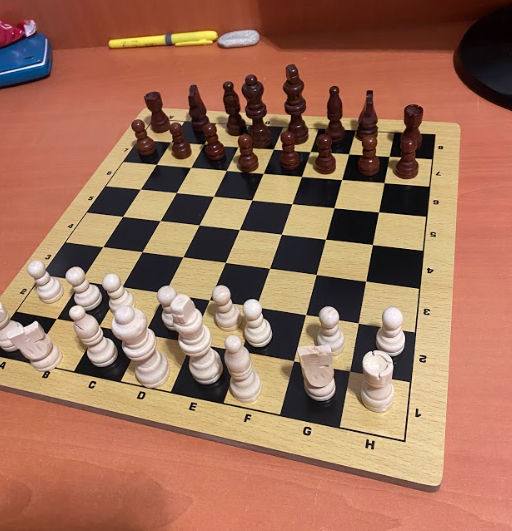
#> input picture Images/plateau avec piece 1.png, 512 x 531 px, found by its file name
$ jupyter execute 'Détection de plateau.ipynb'
#> lines starting #> are read from the running program, lines starting #| are printed output that depends on the picture; after the words box and inside, x2 and y2 are one past the last pixel; in counts of white or black regions, pixels touching at a corner belong together; pictures that were not available may be replaced by others from this repository, and a replacement may not be noted
#> further down, img is the input picture: shape (531, 512, 3); mean B, G, R 90.3, 113.8, 160
#| (531, 512, 3)
[cell 1]
import numpy as np
import cv2 as cv2
from matplotlib import pyplot as plt

[cell 2]
def draw_lines(img, lines, r, g, b, e = 1):

    if lines is None:
        return img

    for r_theta in lines:
        arr = np.array(r_theta[0], dtype=np.float64)
        r, theta = arr
        a = np.cos(theta)
        b = np.sin(theta)
        x0 = a*r
        y0 = b*r
        x1 = int(x0 + 1000*(-b))
        y1 = int(y0 + 1000*(a))
        x2 = int(x0 - 1000*(-b))
        y2 = int(y0 - 1000*(a))

        cv2.line(img, (x1, y1), (x2, y2), (r, g, b), e)

    return img

[cell 3]
def showChess(img):

    # pre-traitement de l'image

    gray = cv2.cvtColor(img,cv2.COLOR_BGR2GRAY)

    img_median = cv2.medianBlur(gray, 7)
    img_median = cv2.dilate(img_median, None, iterations = 3)
    img_median = cv2.erode(img_median, None, iterations = 3)

    threshold_img = cv2.adaptiveThreshold(img_median,255,cv2.ADAPTIVE_THRESH_GAUSSIAN_C,cv2.THRESH_BINARY,11,2)
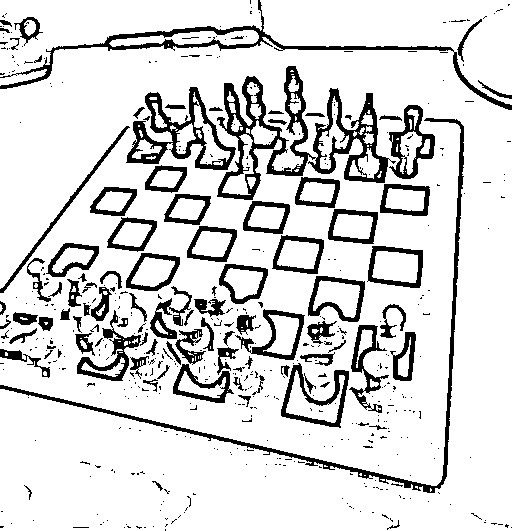
#> threshold_img: shape (531, 512); 85% white; 512 black regions (409 under 20 px), largest, box (x1, y1, x2, y2) and area: (217, 66, 396, 200) 6018, (0, 118, 464, 493) 3454, (0, 0, 512, 110) 3161
    threshold_img = cv2.bitwise_not(threshold_img)
    threshold_img = cv2.medianBlur(threshold_img, 5)
#> threshold_img: shape (531, 512); 14.1% white; 120 white regions (35 under 20 px), largest, box (x1, y1, x2, y2) and area: (218, 66, 340, 208) 4140, (0, 118, 464, 493) 3488, (0, 26, 452, 89) 2651

    threshold_img = cv2.dilate(threshold_img, None, iterations = 6)
#> threshold_img: shape (531, 512); 49.9% white; 6 white regions, box (x1, y1, x2, y2) and area: (0, 60, 470, 499) 119512, (0, 0, 512, 116) 14008, (0, 11, 46, 55) 1551, (151, 477, 167, 495) 277, (370, 420, 386, 435) 238, (355, 417, 369, 432) 209
    threshold_img = cv2.erode(threshold_img, None, iterations = 3)
#> threshold_img: shape (531, 512); 37.9% white; 6 white regions, box (x1, y1, x2, y2) and area: (0, 63, 467, 496) 92035, (0, 0, 512, 113) 9643, (0, 14, 43, 52) 1041, (154, 480, 164, 492) 109, (373, 423, 383, 432) 88, (358, 420, 366, 429) 71

    # Detection de contour

    canny_img = cv2.Canny(threshold_img,150,255)
#> canny_img: shape (531, 512); 3.8% white in thin lines or dots
    contours, hierarchy = cv2.findContours(canny_img, cv2.RETR_EXTERNAL, cv2.CHAIN_APPROX_NONE)
#> contours = 76 contours, 4 with area under 20; largest, box (x1, y1, x2, y2) and area: (264, 272, 311, 311) 1392, (322, 243, 368, 277) 1251, (87, 149, 146, 194) 1132, (6, 276, 65, 315) 1072, (177, 260, 218, 296) 1030

    # Recherche du meilleur contour

    max_find = 0
    max_cnt = None

    for cnt in contours:
        rect = cv2.minAreaRect(cnt)
        width = rect[1][0]
        height = rect[1][1]

        area = width * height

        if area > max_find:
            max_find = area
            max_cnt = cnt
#> this loop made 76 passes
#> (rect, width, height, area, max_find) on passes 1, 4, 5, 9, 13, 16: (((158, 485), (12, 10), -90), 12, 10, 120, 120), (((323.5, 411.5), (9, 19), -90), 9, 19, 171, 171), (((300.5, 403.5), (17, 19), -90), 17, 19, 323, 323), (((205, 366), (26, 18), -90), 26, 18, 468, 468), (((382.2, 354.6), (37.23, 25.07), -67.75), 37.23, 25.07, 933.6, 933.6), (((129.2, 361.6), (59.73, 255.6), -80.87), 59.73, 255.6, 15269.7, 15269.7)
#> (width, height, area, max_find) on passes 68, 71: (352.2, 448.4, 157922.1, 157922.1), (391.2, 484.1, 189406.8, 189406.8)
#> after the loop, max_cnt = contour of 3123 points, box (x1, y1, x2, y2) (0, 62, 467, 496), area 134; max_find = 189406.8

    if max_cnt is None:
        return img

    (x,y,w,h) = cv2.boundingRect(max_cnt)
#> x = 0; y = 62; w = 467; h = 434
    cv2.rectangle(img, (x,y), (x+w,y+h), (255, 255, 0), 1)
    cv2.drawContours(img, [max_cnt], -1, (255,0,0), 1)


    # Recherche de ligne

    black = img.copy()
    black[True] = 0
#> black: shape (531, 512, 3); every value is 0

    contour_lines = cv2.drawContours(black, [max_cnt], -1, (255, 255, 255),1)
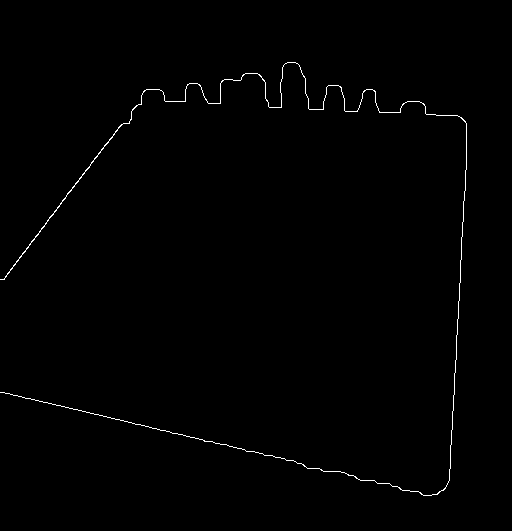
#> contour_lines: shape (531, 512, 3); 0.62% white in thin lines or dots, all inside (x1, y1, x2, y2) = (0, 62, 467, 496)
    contour_lines = cv2.cvtColor(contour_lines,cv2.COLOR_BGR2GRAY)

    lines_second = cv2.HoughLines(contour_lines, 1, np.pi/180, 50)
#> lines_second = [[473, 0.0524], [382, 1.8], [171, 0.646], [378, 1.82], [172, 0.663], [92, 1.62], [480, 0.0698], [469, 0.0349], [477, 0.0698], [168, 0.628], [467, 0.0349], [370, 1.83]]
    lines = cv2.HoughLines(contour_lines, 1, np.pi/180, 80)
#> lines = [[473, 0.0524], [382, 1.8], [171, 0.646], [378, 1.82], [172, 0.663]]

    # draw_lines(img, lines_second, 0, 255, 0)
    draw_lines(img, lines, 0, 0, 255)
#> the loop in draw_lines, `for r_theta in lines:` made 5 passes
#> (r, theta, a, b, x0, y0, x1, y1) on passes 1 to 5: (473, 0.0524, 0.999, 0.0523, 472.4, 24.75, 420, 1023), (382, 1.8, -0.225, 0.974, -85.93, 372.2, -1060, 147), (171, 0.646, 0.799, 0.602, 136.6, 102.9, -465, 901), (378, 1.82, -0.242, 0.97, -91.45, 366.8, -1061, 124), (172, 0.663, 0.788, 0.616, 135.5, 105.9, -480, 893)
#> after the loop in draw_lines, `for r_theta in lines:`:
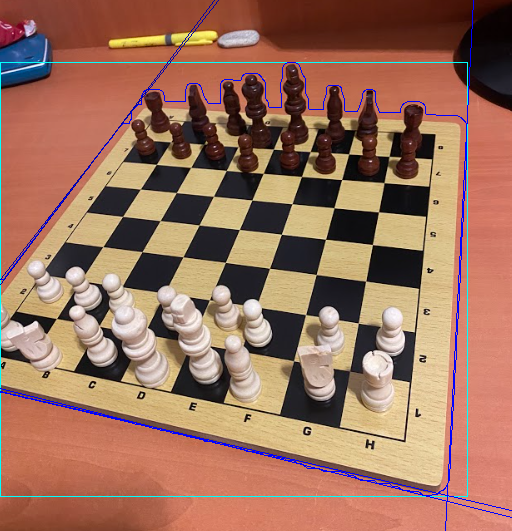
#> img: shape (531, 512, 3); mean B, G, R 93.3, 113.4, 156.5

    return img

[cell 4]
# [69 lines left out: function mask_chess, not called in this run]

[cell 5]
img = cv2.imread('Images/plateau avec piece 1.png')

print(img.shape)

img_2 = showChess(img)
plt.figure(figsize=(4,4))
plt.imshow(img_2[:,:,::-1],cmap = 'gray')

[cell 6]
import cv2
import numpy as np

i = 0

url = "http://172.20.10.9:8080/video"
cp = cv2.VideoCapture(url)
while(True):
    camera, frame = cp.read()
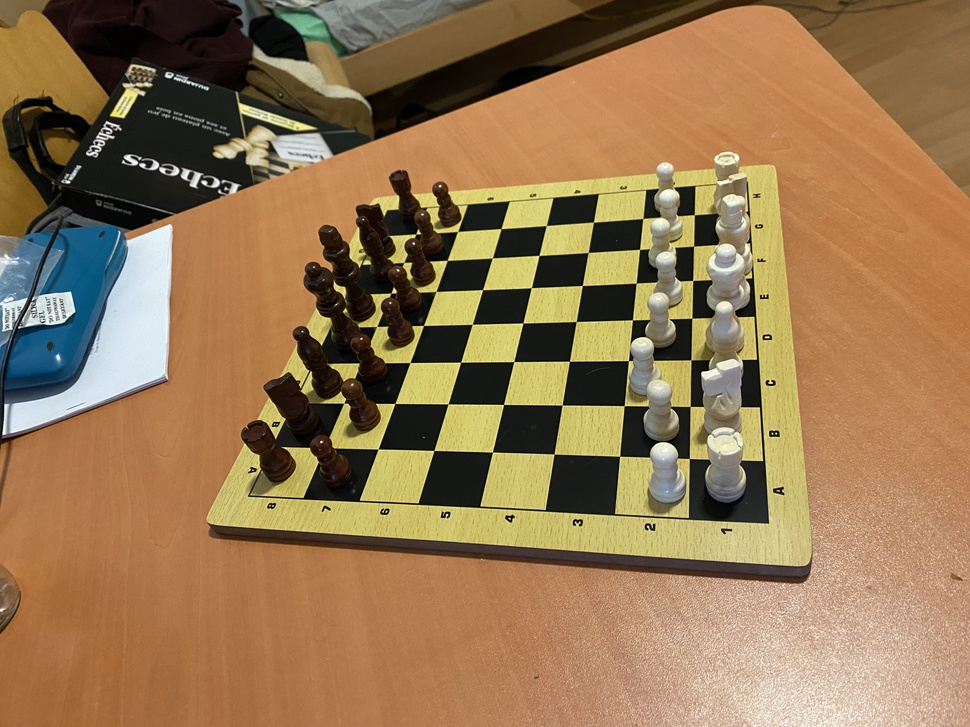
#> input picture Images/Plateau_depart_1.JPG, 970 x 727 px, shrunk from 4032 x 3024 before the run, given in place of video, which was not available
#> frame is the input picture: shape (727, 970, 3); mean B, G, R 81.9, 118.7, 149.1
    if frame is not None:
        cv2.imshow("Frame", frame)
    q = cv2.waitKey(1)
#> (key q is pressed here)
    i = i + 1
    if q==ord("q"):
        break
cv2.destroyAllWindows()

[cell 7]
cv2.destroyAllWindows()

[cell 8]
import cv2
import numpy as np

# [5 lines of commented-out code are left out]

frame1 = cv2.imread("C:/Users/Romaric/DataScience/Echecs Vision/echec_vision/images/Steam test/1.png")
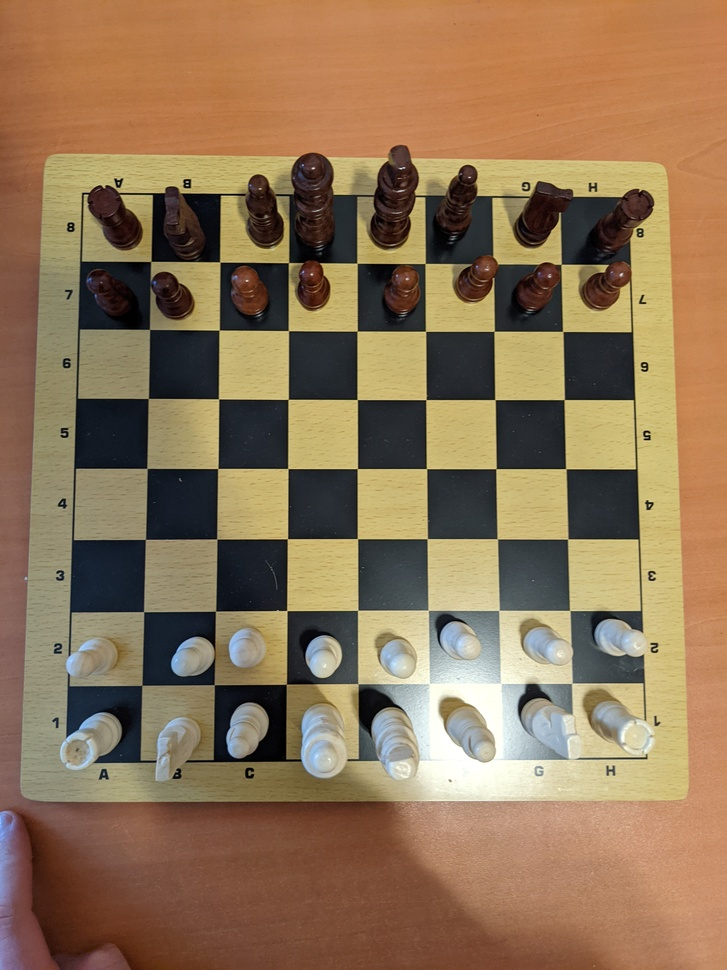
#> input picture Images/StandardView/1.jpg, 727 x 970 px, shrunk from 3024 x 4032 before the run, given in place of 1.png, which was not available
#> frame1 is the input picture: shape (970, 727, 3); mean B, G, R 86.3, 116.4, 142.9
frame2 = cv2.imread("C:/Users/Romaric/DataScience/Echecs Vision/echec_vision/images/Steam test/2.png")
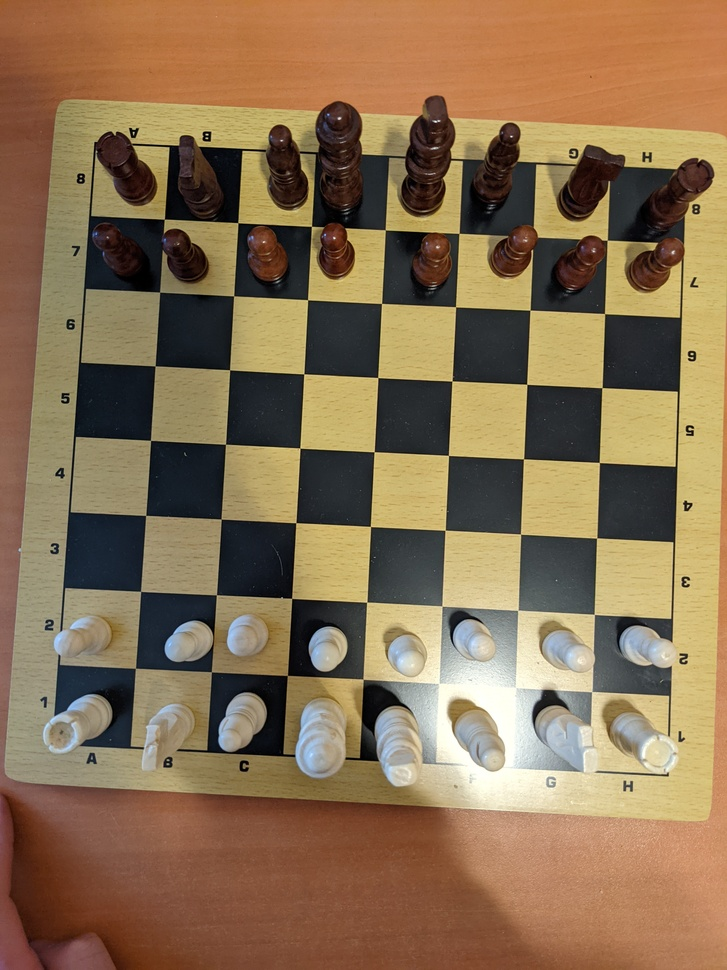
#> input picture Images/StandardView/2.jpg, 727 x 970 px, shrunk from 3024 x 4032 before the run, given in place of 2.png, which was not available
#> frame2 is the input picture: shape (970, 727, 3); mean B, G, R 82.4, 112.7, 137.5


diff = cv2.absdiff(frame1, frame2)
gray = cv2.cvtColor(diff, cv2.COLOR_BGR2GRAY)
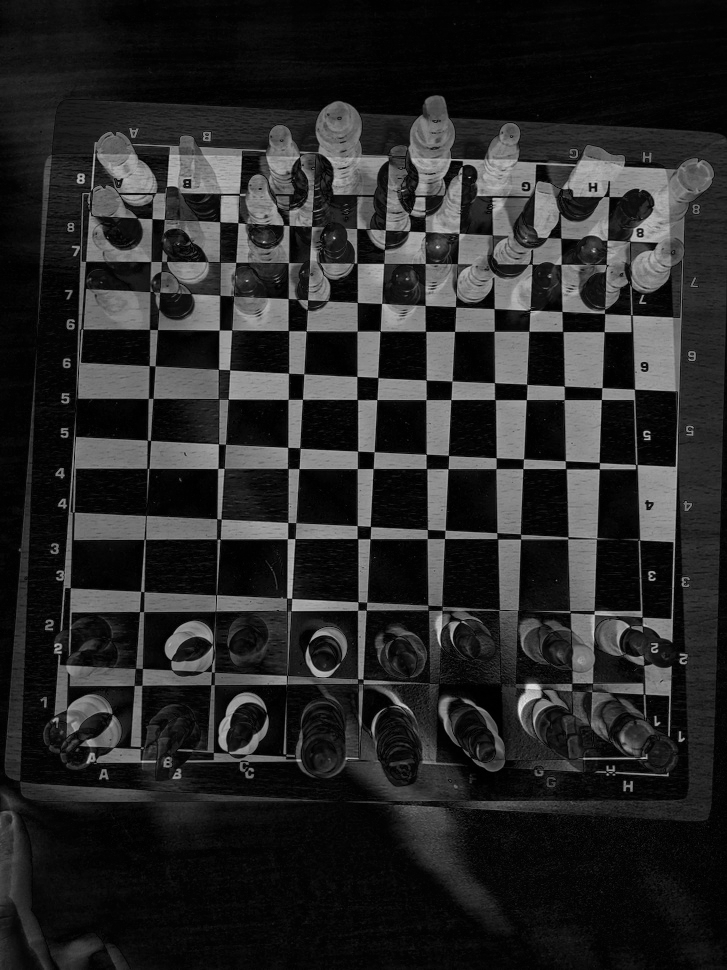
#> gray: shape (970, 727); min 0, max 232, mean 39.9
blur = cv2.GaussianBlur(gray, (5,5), 0)
_, thresh = cv2.threshold(blur, 20, 255, cv2.THRESH_BINARY)
#> thresh: shape (970, 727); 46.1% white; 171 white regions (125 under 20 px), largest, box (x1, y1, x2, y2) and area: (0, 63, 727, 931) 314820, (0, 789, 52, 970) 3980, (50, 937, 103, 970) 1094
dilated = cv2.dilate(thresh, None, iterations=3)
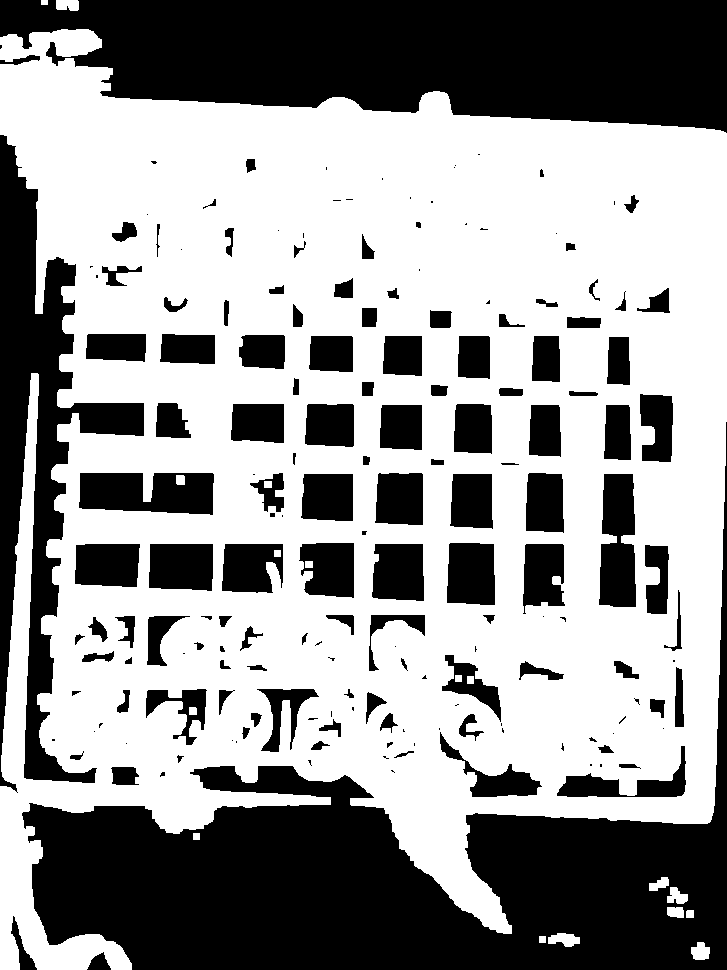
#> dilated: shape (970, 727); 59.1% white; 181 black regions (62 under 20 px)
contours, _ = cv2.findContours(dilated, cv2.RETR_TREE, cv2.CHAIN_APPROX_SIMPLE)
#> contours = 208 contours, 69 with area under 20; largest, box (x1, y1, x2, y2) and area: (0, 29, 727, 970) 494362, (78, 472, 215, 516) 5054, (598, 473, 637, 608) 4305, (148, 543, 214, 592) 2962, (446, 542, 496, 606) 2918
for contour in contours:
    (x, y, w, h) = cv2.boundingRect(contour)
    if cv2.contourArea(contour) < 500:
        continue
    cv2.rectangle(frame1, (x, y), (x+w, y+h), (0, 255, 0), 2)
#> this loop made 208 passes
#> (x, y, w, h) on passes 1, 3, 4: (691, 942, 19, 18), (548, 933, 32, 14), (686, 910, 8, 8)
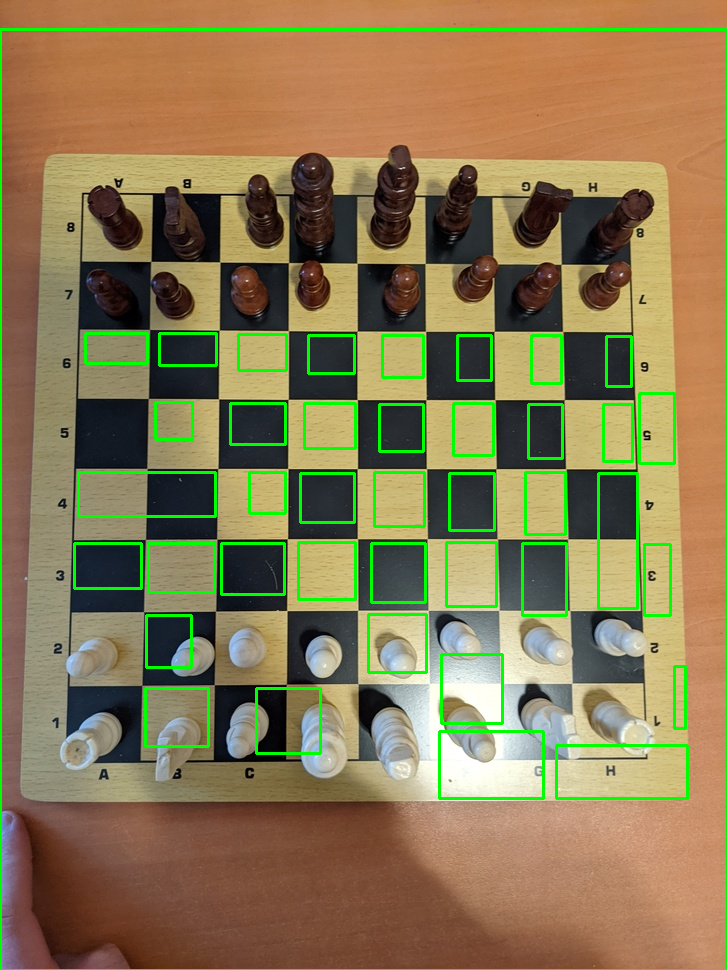
#> frame1: shape (970, 727, 3); 4.32% of pixels changed, all inside (x1, y1, x2, y2) = (0, 28, 727, 970)
    #cv2.drawContours(frame1, contours, -1, (0, 255, 0), 2)
cv2.imshow("feed", frame1)
cv2.waitKey(0)
#> Out = 113

[cell 9]
cv2.destroyAllWindows()

[cell 10]
10 / 8

[cell 11]
import numpy as np
import cv2 as cv

url = "http://172.20.10.9:8080/video"
cap = cv.VideoCapture(url)


if not cap.isOpened():
    print("Cannot open camera")
    exit()
while True:
    # Capture frame-by-frame
    ret, frame = cap.read()
    # if frame is read correctly ret is True
    if not ret:
        print("Can't receive frame (stream end?). Exiting ...")
        break
    # Our operations on the frame come here
    # Display the resulting frame
    cv.imshow('frame', frame)
    if cv.waitKey(1) == ord('q'):
#> (key q is pressed here)
